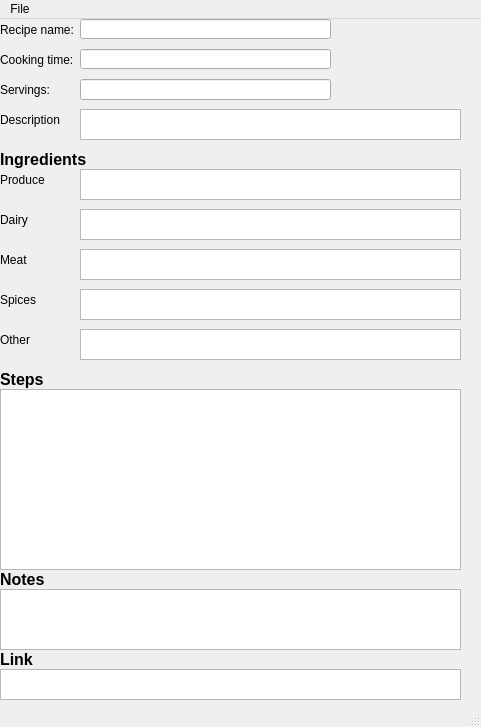
<?xml version="1.0" encoding="UTF-8"?>
<ui version="4.0">
 <class>MainWindow</class>
 <widget class="QMainWindow" name="MainWindow">
  <property name="geometry">
   <rect>
    <x>0</x>
    <y>0</y>
    <width>481</width>
    <height>727</height>
   </rect>
  </property>
  <property name="windowTitle">
   <string>Text Editor</string>
  </property>
  <widget class="QWidget" name="centralwidget">
   <widget class="QTextEdit" name="textEditProduce">
    <property name="geometry">
     <rect>
      <x>80</x>
      <y>150</y>
      <width>381</width>
      <height>31</height>
     </rect>
    </property>
   </widget>
   <widget class="QLabel" name="labelRecipe">
    <property name="geometry">
     <rect>
      <x>0</x>
      <y>0</y>
      <width>101</width>
      <height>21</height>
     </rect>
    </property>
    <property name="text">
     <string>Recipe name:</string>
    </property>
   </widget>
   <widget class="QLabel" name="labelProduce">
    <property name="geometry">
     <rect>
      <x>0</x>
      <y>150</y>
      <width>101</width>
      <height>21</height>
     </rect>
    </property>
    <property name="text">
     <string>Produce</string>
    </property>
   </widget>
   <widget class="QLabel" name="labelIngredients">
    <property name="geometry">
     <rect>
      <x>0</x>
      <y>130</y>
      <width>101</width>
      <height>21</height>
     </rect>
    </property>
    <property name="font">
     <font>
      <pointsize>12</pointsize>
      <weight>75</weight>
      <bold>true</bold>
     </font>
    </property>
    <property name="text">
     <string>Ingredients</string>
    </property>
   </widget>
   <widget class="QLabel" name="labelDairy">
    <property name="geometry">
     <rect>
      <x>0</x>
      <y>190</y>
      <width>101</width>
      <height>21</height>
     </rect>
    </property>
    <property name="text">
     <string>Dairy</string>
    </property>
   </widget>
   <widget class="QTextEdit" name="textEditDairy">
    <property name="geometry">
     <rect>
      <x>80</x>
      <y>190</y>
      <width>381</width>
      <height>31</height>
     </rect>
    </property>
   </widget>
   <widget class="QLabel" name="label_5">
    <property name="geometry">
     <rect>
      <x>0</x>
      <y>230</y>
      <width>101</width>
      <height>21</height>
     </rect>
    </property>
    <property name="text">
     <string>Meat</string>
    </property>
   </widget>
   <widget class="QTextEdit" name="textEditMeat">
    <property name="geometry">
     <rect>
      <x>80</x>
      <y>230</y>
      <width>381</width>
      <height>31</height>
     </rect>
    </property>
    <property name="acceptDrops">
     <bool>true</bool>
    </property>
    <property name="accessibleDescription">
     <string/>
    </property>
    <property name="inputMethodHints">
     <set>Qt::ImhMultiLine</set>
    </property>
    <property name="undoRedoEnabled">
     <bool>true</bool>
    </property>
   </widget>
   <widget class="QLabel" name="label_6">
    <property name="geometry">
     <rect>
      <x>0</x>
      <y>270</y>
      <width>101</width>
      <height>21</height>
     </rect>
    </property>
    <property name="text">
     <string>Spices</string>
    </property>
   </widget>
   <widget class="QTextEdit" name="textEditSpices">
    <property name="geometry">
     <rect>
      <x>80</x>
      <y>270</y>
      <width>381</width>
      <height>31</height>
     </rect>
    </property>
   </widget>
   <widget class="QLabel" name="label_7">
    <property name="geometry">
     <rect>
      <x>0</x>
      <y>310</y>
      <width>101</width>
      <height>21</height>
     </rect>
    </property>
    <property name="text">
     <string>Other</string>
    </property>
   </widget>
   <widget class="QTextEdit" name="textEditOther">
    <property name="geometry">
     <rect>
      <x>80</x>
      <y>310</y>
      <width>381</width>
      <height>31</height>
     </rect>
    </property>
   </widget>
   <widget class="QLabel" name="label_8">
    <property name="geometry">
     <rect>
      <x>0</x>
      <y>350</y>
      <width>101</width>
      <height>21</height>
     </rect>
    </property>
    <property name="font">
     <font>
      <pointsize>12</pointsize>
      <weight>75</weight>
      <bold>true</bold>
     </font>
    </property>
    <property name="text">
     <string>Steps</string>
    </property>
   </widget>
   <widget class="QTextEdit" name="textEditSteps">
    <property name="geometry">
     <rect>
      <x>0</x>
      <y>370</y>
      <width>461</width>
      <height>181</height>
     </rect>
    </property>
   </widget>
   <widget class="QLabel" name="label_9">
    <property name="geometry">
     <rect>
      <x>0</x>
      <y>550</y>
      <width>101</width>
      <height>21</height>
     </rect>
    </property>
    <property name="font">
     <font>
      <pointsize>12</pointsize>
      <weight>75</weight>
      <bold>true</bold>
     </font>
    </property>
    <property name="text">
     <string>Notes</string>
    </property>
   </widget>
   <widget class="QTextEdit" name="textEditNotes">
    <property name="geometry">
     <rect>
      <x>0</x>
      <y>570</y>
      <width>461</width>
      <height>61</height>
     </rect>
    </property>
   </widget>
   <widget class="QLabel" name="label_10">
    <property name="geometry">
     <rect>
      <x>0</x>
      <y>630</y>
      <width>101</width>
      <height>21</height>
     </rect>
    </property>
    <property name="font">
     <font>
      <pointsize>12</pointsize>
      <weight>75</weight>
      <bold>true</bold>
     </font>
    </property>
    <property name="text">
     <string>Link</string>
    </property>
   </widget>
   <widget class="QTextEdit" name="textEditLink">
    <property name="geometry">
     <rect>
      <x>0</x>
      <y>650</y>
      <width>461</width>
      <height>31</height>
     </rect>
    </property>
   </widget>
   <widget class="QLabel" name="labelDescription">
    <property name="geometry">
     <rect>
      <x>0</x>
      <y>90</y>
      <width>101</width>
      <height>21</height>
     </rect>
    </property>
    <property name="text">
     <string>Description</string>
    </property>
   </widget>
   <widget class="QTextEdit" name="textEditDescription">
    <property name="geometry">
     <rect>
      <x>80</x>
      <y>90</y>
      <width>381</width>
      <height>31</height>
     </rect>
    </property>
   </widget>
   <widget class="QLabel" name="labelDescription_2">
    <property name="geometry">
     <rect>
      <x>0</x>
      <y>30</y>
      <width>101</width>
      <height>21</height>
     </rect>
    </property>
    <property name="text">
     <string>Cooking time:</string>
    </property>
   </widget>
   <widget class="QLabel" name="labelDescription_3">
    <property name="geometry">
     <rect>
      <x>0</x>
      <y>60</y>
      <width>101</width>
      <height>21</height>
     </rect>
    </property>
    <property name="text">
     <string>Servings:</string>
    </property>
   </widget>
   <widget class="QLineEdit" name="lineEditRecipe">
    <property name="geometry">
     <rect>
      <x>80</x>
      <y>0</y>
      <width>251</width>
      <height>20</height>
     </rect>
    </property>
   </widget>
   <widget class="QLineEdit" name="lineEditCookingTime">
    <property name="geometry">
     <rect>
      <x>80</x>
      <y>30</y>
      <width>251</width>
      <height>20</height>
     </rect>
    </property>
   </widget>
   <widget class="QLineEdit" name="lineEditServings">
    <property name="geometry">
     <rect>
      <x>80</x>
      <y>60</y>
      <width>251</width>
      <height>21</height>
     </rect>
    </property>
    <property name="text">
     <string/>
    </property>
   </widget>
  </widget>
  <widget class="QMenuBar" name="menubar">
   <property name="geometry">
    <rect>
     <x>0</x>
     <y>0</y>
     <width>481</width>
     <height>21</height>
    </rect>
   </property>
   <widget class="QMenu" name="menuFile">
    <property name="title">
     <string>File</string>
    </property>
    <addaction name="actionNew"/>
    <addaction name="actionOpen"/>
    <addaction name="actionSave"/>
    <addaction name="actionExit"/>
   </widget>
   <addaction name="menuFile"/>
  </widget>
  <widget class="QStatusBar" name="statusbar"/>
  <action name="actionOpen">
   <property name="text">
    <string>Open</string>
   </property>
   <property name="shortcut">
    <string>Ctrl+O</string>
   </property>
  </action>
  <action name="actionSave">
   <property name="text">
    <string>Save</string>
   </property>
   <property name="shortcut">
    <string>Ctrl+S</string>
   </property>
  </action>
  <action name="actionExit">
   <property name="text">
    <string>Exit</string>
   </property>
  </action>
  <action name="actionNew">
   <property name="text">
    <string>New</string>
   </property>
   <property name="shortcut">
    <string>Ctrl+N</string>
   </property>
  </action>
 </widget>
 <resources/>
 <connections/>
</ui>
